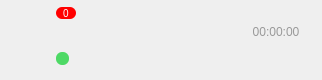
<?xml version="1.0" encoding="UTF-8"?>
<ui version="4.0">
 <class>WinContactItem</class>
 <widget class="QWidget" name="WinContactItem">
  <property name="geometry">
   <rect>
    <x>0</x>
    <y>0</y>
    <width>322</width>
    <height>80</height>
   </rect>
  </property>
  <property name="minimumSize">
   <size>
    <width>322</width>
    <height>80</height>
   </size>
  </property>
  <property name="maximumSize">
   <size>
    <width>426</width>
    <height>80</height>
   </size>
  </property>
  <property name="windowTitle">
   <string>Form</string>
  </property>
  <layout class="QHBoxLayout" name="horizontalLayout">
   <property name="spacing">
    <number>0</number>
   </property>
   <property name="leftMargin">
    <number>6</number>
   </property>
   <property name="topMargin">
    <number>0</number>
   </property>
   <property name="rightMargin">
    <number>6</number>
   </property>
   <property name="bottomMargin">
    <number>0</number>
   </property>
   <item>
    <widget class="QWidget" name="widget" native="true">
     <property name="minimumSize">
      <size>
       <width>75</width>
       <height>75</height>
      </size>
     </property>
     <property name="maximumSize">
      <size>
       <width>75</width>
       <height>75</height>
      </size>
     </property>
     <widget class="QLabel" name="headName">
      <property name="geometry">
       <rect>
        <x>10</x>
        <y>10</y>
        <width>50</width>
        <height>50</height>
       </rect>
      </property>
      <property name="minimumSize">
       <size>
        <width>50</width>
        <height>50</height>
       </size>
      </property>
      <property name="maximumSize">
       <size>
        <width>50</width>
        <height>50</height>
       </size>
      </property>
      <property name="text">
       <string/>
      </property>
     </widget>
     <widget class="QLabel" name="lab_count">
      <property name="geometry">
       <rect>
        <x>50</x>
        <y>5</y>
        <width>20</width>
        <height>12</height>
       </rect>
      </property>
      <property name="minimumSize">
       <size>
        <width>20</width>
        <height>12</height>
       </size>
      </property>
      <property name="maximumSize">
       <size>
        <width>20</width>
        <height>12</height>
       </size>
      </property>
      <property name="styleSheet">
       <string notr="true">background:red;
border-radius:6px;
color:#ffffff;
font-size:10px;</string>
      </property>
      <property name="text">
       <string>0</string>
      </property>
      <property name="alignment">
       <set>Qt::AlignCenter</set>
      </property>
     </widget>
     <widget class="QLabel" name="lab_online">
      <property name="geometry">
       <rect>
        <x>50</x>
        <y>50</y>
        <width>13</width>
        <height>13</height>
       </rect>
      </property>
      <property name="minimumSize">
       <size>
        <width>13</width>
        <height>13</height>
       </size>
      </property>
      <property name="maximumSize">
       <size>
        <width>13</width>
        <height>13</height>
       </size>
      </property>
      <property name="styleSheet">
       <string notr="true">background:rgb(77, 217, 101);border-radius:6px;</string>
      </property>
      <property name="text">
       <string/>
      </property>
     </widget>
    </widget>
   </item>
   <item>
    <layout class="QVBoxLayout" name="verticalLayout">
     <property name="spacing">
      <number>2</number>
     </property>
     <property name="leftMargin">
      <number>0</number>
     </property>
     <item>
      <spacer name="verticalSpacer">
       <property name="orientation">
        <enum>Qt::Vertical</enum>
       </property>
       <property name="sizeHint" stdset="0">
        <size>
         <width>353</width>
         <height>13</height>
        </size>
       </property>
      </spacer>
     </item>
     <item>
      <widget class="QWidget" name="widget_2" native="true">
       <property name="minimumSize">
        <size>
         <width>0</width>
         <height>24</height>
        </size>
       </property>
       <layout class="QHBoxLayout" name="horizontalLayout_2">
        <property name="spacing">
         <number>0</number>
        </property>
        <property name="leftMargin">
         <number>0</number>
        </property>
        <property name="topMargin">
         <number>0</number>
        </property>
        <property name="rightMargin">
         <number>0</number>
        </property>
        <property name="bottomMargin">
         <number>0</number>
        </property>
        <item>
         <widget class="QLabel" name="userName">
          <property name="sizePolicy">
           <sizepolicy hsizetype="Expanding" vsizetype="Fixed">
            <horstretch>0</horstretch>
            <verstretch>0</verstretch>
           </sizepolicy>
          </property>
          <property name="minimumSize">
           <size>
            <width>0</width>
            <height>24</height>
           </size>
          </property>
          <property name="maximumSize">
           <size>
            <width>16777215</width>
            <height>24</height>
           </size>
          </property>
          <property name="styleSheet">
           <string notr="true"/>
          </property>
          <property name="text">
           <string/>
          </property>
         </widget>
        </item>
        <item alignment="Qt::AlignRight">
         <widget class="QLabel" name="sendTime">
          <property name="minimumSize">
           <size>
            <width>80</width>
            <height>24</height>
           </size>
          </property>
          <property name="maximumSize">
           <size>
            <width>80</width>
            <height>16777215</height>
           </size>
          </property>
          <property name="styleSheet">
           <string notr="true">color:#999;
font-size:12px;</string>
          </property>
          <property name="text">
           <string>00:00:00</string>
          </property>
          <property name="alignment">
           <set>Qt::AlignCenter</set>
          </property>
         </widget>
        </item>
       </layout>
      </widget>
     </item>
     <item>
      <widget class="QWidget" name="widget_3" native="true">
       <property name="minimumSize">
        <size>
         <width>0</width>
         <height>10</height>
        </size>
       </property>
       <layout class="QHBoxLayout" name="horizontalLayout_3">
        <property name="spacing">
         <number>0</number>
        </property>
        <property name="leftMargin">
         <number>0</number>
        </property>
        <property name="topMargin">
         <number>0</number>
        </property>
        <property name="rightMargin">
         <number>20</number>
        </property>
        <property name="bottomMargin">
         <number>0</number>
        </property>
        <item>
         <widget class="QLabel" name="signName">
          <property name="sizePolicy">
           <sizepolicy hsizetype="Expanding" vsizetype="Fixed">
            <horstretch>0</horstretch>
            <verstretch>0</verstretch>
           </sizepolicy>
          </property>
          <property name="minimumSize">
           <size>
            <width>0</width>
            <height>0</height>
           </size>
          </property>
          <property name="maximumSize">
           <size>
            <width>16777215</width>
            <height>16</height>
           </size>
          </property>
          <property name="text">
           <string/>
          </property>
         </widget>
        </item>
        <item>
         <widget class="QLabel" name="icoVideoIng">
          <property name="minimumSize">
           <size>
            <width>16</width>
            <height>0</height>
           </size>
          </property>
          <property name="maximumSize">
           <size>
            <width>16</width>
            <height>16777215</height>
           </size>
          </property>
          <property name="text">
           <string/>
          </property>
         </widget>
        </item>
       </layout>
      </widget>
     </item>
     <item>
      <spacer name="verticalSpacer_2">
       <property name="orientation">
        <enum>Qt::Vertical</enum>
       </property>
       <property name="sizeHint" stdset="0">
        <size>
         <width>353</width>
         <height>13</height>
        </size>
       </property>
      </spacer>
     </item>
    </layout>
   </item>
  </layout>
 </widget>
 <resources/>
 <connections/>
</ui>
